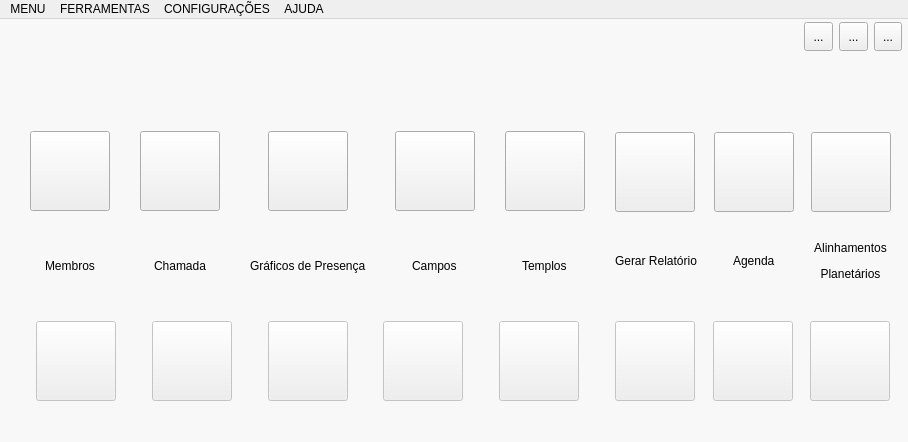
<?xml version="1.0" encoding="UTF-8"?>
<ui version="4.0">
 <class>telaPrincipal</class>
 <widget class="QMainWindow" name="telaPrincipal">
  <property name="geometry">
   <rect>
    <x>0</x>
    <y>0</y>
    <width>908</width>
    <height>442</height>
   </rect>
  </property>
  <property name="windowTitle">
   <string>ATAS DE REUNIÃO</string>
  </property>
  <widget class="QWidget" name="centralwidget">
   <layout class="QGridLayout" name="gridLayout">
    <property name="leftMargin">
     <number>0</number>
    </property>
    <property name="topMargin">
     <number>0</number>
    </property>
    <property name="rightMargin">
     <number>0</number>
    </property>
    <property name="bottomMargin">
     <number>0</number>
    </property>
    <property name="spacing">
     <number>0</number>
    </property>
    <item row="0" column="0">
     <widget class="QFrame" name="frame">
      <property name="styleSheet">
       <string notr="true">QFrame{
background-color: rgb(248, 248, 248);
}</string>
      </property>
      <property name="frameShape">
       <enum>QFrame::NoFrame</enum>
      </property>
      <property name="frameShadow">
       <enum>QFrame::Raised</enum>
      </property>
      <layout class="QGridLayout" name="gridLayout_2">
       <property name="leftMargin">
        <number>0</number>
       </property>
       <property name="topMargin">
        <number>0</number>
       </property>
       <property name="rightMargin">
        <number>0</number>
       </property>
       <property name="bottomMargin">
        <number>0</number>
       </property>
       <property name="spacing">
        <number>0</number>
       </property>
       <item row="1" column="1" colspan="2" alignment="Qt::AlignHCenter|Qt::AlignVCenter">
        <widget class="QFrame" name="frame_4">
         <property name="sizePolicy">
          <sizepolicy hsizetype="Preferred" vsizetype="Expanding">
           <horstretch>0</horstretch>
           <verstretch>0</verstretch>
          </sizepolicy>
         </property>
         <property name="frameShape">
          <enum>QFrame::NoFrame</enum>
         </property>
         <property name="frameShadow">
          <enum>QFrame::Raised</enum>
         </property>
         <layout class="QGridLayout" name="gridLayout_3">
          <property name="leftMargin">
           <number>0</number>
          </property>
          <property name="topMargin">
           <number>0</number>
          </property>
          <property name="rightMargin">
           <number>0</number>
          </property>
          <property name="bottomMargin">
           <number>0</number>
          </property>
          <property name="spacing">
           <number>0</number>
          </property>
          <item row="1" column="1">
           <widget class="QFrame" name="frame_3">
            <property name="enabled">
             <bool>false</bool>
            </property>
            <property name="sizePolicy">
             <sizepolicy hsizetype="Expanding" vsizetype="Expanding">
              <horstretch>0</horstretch>
              <verstretch>0</verstretch>
             </sizepolicy>
            </property>
            <property name="frameShape">
             <enum>QFrame::NoFrame</enum>
            </property>
            <property name="frameShadow">
             <enum>QFrame::Raised</enum>
            </property>
            <layout class="QHBoxLayout" name="horizontalLayout_4">
             <property name="spacing">
              <number>0</number>
             </property>
             <property name="leftMargin">
              <number>0</number>
             </property>
             <property name="topMargin">
              <number>0</number>
             </property>
             <property name="rightMargin">
              <number>0</number>
             </property>
             <property name="bottomMargin">
              <number>0</number>
             </property>
             <item>
              <widget class="QToolButton" name="toolButton_16">
               <property name="minimumSize">
                <size>
                 <width>80</width>
                 <height>80</height>
                </size>
               </property>
               <property name="maximumSize">
                <size>
                 <width>80</width>
                 <height>80</height>
                </size>
               </property>
               <property name="text">
                <string/>
               </property>
              </widget>
             </item>
             <item>
              <spacer name="horizontalSpacer_18">
               <property name="orientation">
                <enum>Qt::Horizontal</enum>
               </property>
               <property name="sizeHint" stdset="0">
                <size>
                 <width>40</width>
                 <height>20</height>
                </size>
               </property>
              </spacer>
             </item>
             <item>
              <widget class="QToolButton" name="toolButton_13">
               <property name="minimumSize">
                <size>
                 <width>80</width>
                 <height>80</height>
                </size>
               </property>
               <property name="maximumSize">
                <size>
                 <width>80</width>
                 <height>80</height>
                </size>
               </property>
               <property name="text">
                <string/>
               </property>
              </widget>
             </item>
             <item>
              <spacer name="horizontalSpacer_19">
               <property name="orientation">
                <enum>Qt::Horizontal</enum>
               </property>
               <property name="sizeHint" stdset="0">
                <size>
                 <width>40</width>
                 <height>20</height>
                </size>
               </property>
              </spacer>
             </item>
             <item>
              <widget class="QToolButton" name="toolButton_14">
               <property name="minimumSize">
                <size>
                 <width>80</width>
                 <height>80</height>
                </size>
               </property>
               <property name="maximumSize">
                <size>
                 <width>80</width>
                 <height>80</height>
                </size>
               </property>
               <property name="text">
                <string/>
               </property>
              </widget>
             </item>
             <item>
              <spacer name="horizontalSpacer_17">
               <property name="orientation">
                <enum>Qt::Horizontal</enum>
               </property>
               <property name="sizeHint" stdset="0">
                <size>
                 <width>40</width>
                 <height>20</height>
                </size>
               </property>
              </spacer>
             </item>
            </layout>
           </widget>
          </item>
          <item row="1" column="0">
           <widget class="QFrame" name="frame_6">
            <property name="enabled">
             <bool>false</bool>
            </property>
            <property name="sizePolicy">
             <sizepolicy hsizetype="Expanding" vsizetype="Expanding">
              <horstretch>0</horstretch>
              <verstretch>0</verstretch>
             </sizepolicy>
            </property>
            <property name="frameShape">
             <enum>QFrame::NoFrame</enum>
            </property>
            <property name="frameShadow">
             <enum>QFrame::Raised</enum>
            </property>
            <layout class="QHBoxLayout" name="horizontalLayout_3">
             <property name="spacing">
              <number>0</number>
             </property>
             <property name="leftMargin">
              <number>0</number>
             </property>
             <property name="topMargin">
              <number>0</number>
             </property>
             <property name="rightMargin">
              <number>0</number>
             </property>
             <property name="bottomMargin">
              <number>0</number>
             </property>
             <item>
              <spacer name="horizontalSpacer_20">
               <property name="orientation">
                <enum>Qt::Horizontal</enum>
               </property>
               <property name="sizeHint" stdset="0">
                <size>
                 <width>40</width>
                 <height>20</height>
                </size>
               </property>
              </spacer>
             </item>
             <item>
              <widget class="QToolButton" name="toolButton_10">
               <property name="minimumSize">
                <size>
                 <width>80</width>
                 <height>80</height>
                </size>
               </property>
               <property name="maximumSize">
                <size>
                 <width>80</width>
                 <height>80</height>
                </size>
               </property>
               <property name="text">
                <string/>
               </property>
              </widget>
             </item>
             <item>
              <spacer name="horizontalSpacer_21">
               <property name="orientation">
                <enum>Qt::Horizontal</enum>
               </property>
               <property name="sizeHint" stdset="0">
                <size>
                 <width>40</width>
                 <height>20</height>
                </size>
               </property>
              </spacer>
             </item>
             <item>
              <widget class="QToolButton" name="toolButton_11">
               <property name="minimumSize">
                <size>
                 <width>80</width>
                 <height>80</height>
                </size>
               </property>
               <property name="maximumSize">
                <size>
                 <width>80</width>
                 <height>80</height>
                </size>
               </property>
               <property name="text">
                <string/>
               </property>
              </widget>
             </item>
             <item>
              <spacer name="horizontalSpacer_22">
               <property name="orientation">
                <enum>Qt::Horizontal</enum>
               </property>
               <property name="sizeHint" stdset="0">
                <size>
                 <width>40</width>
                 <height>20</height>
                </size>
               </property>
              </spacer>
             </item>
             <item>
              <widget class="QToolButton" name="toolButton_12">
               <property name="minimumSize">
                <size>
                 <width>80</width>
                 <height>80</height>
                </size>
               </property>
               <property name="maximumSize">
                <size>
                 <width>80</width>
                 <height>80</height>
                </size>
               </property>
               <property name="text">
                <string/>
               </property>
              </widget>
             </item>
             <item>
              <spacer name="horizontalSpacer_23">
               <property name="orientation">
                <enum>Qt::Horizontal</enum>
               </property>
               <property name="sizeHint" stdset="0">
                <size>
                 <width>40</width>
                 <height>20</height>
                </size>
               </property>
              </spacer>
             </item>
             <item>
              <widget class="QToolButton" name="toolButton_17">
               <property name="minimumSize">
                <size>
                 <width>80</width>
                 <height>80</height>
                </size>
               </property>
               <property name="maximumSize">
                <size>
                 <width>80</width>
                 <height>80</height>
                </size>
               </property>
               <property name="text">
                <string/>
               </property>
              </widget>
             </item>
             <item>
              <spacer name="horizontalSpacer_24">
               <property name="orientation">
                <enum>Qt::Horizontal</enum>
               </property>
               <property name="sizeHint" stdset="0">
                <size>
                 <width>40</width>
                 <height>20</height>
                </size>
               </property>
              </spacer>
             </item>
             <item>
              <widget class="QToolButton" name="toolButton_18">
               <property name="minimumSize">
                <size>
                 <width>80</width>
                 <height>80</height>
                </size>
               </property>
               <property name="maximumSize">
                <size>
                 <width>80</width>
                 <height>80</height>
                </size>
               </property>
               <property name="text">
                <string/>
               </property>
              </widget>
             </item>
             <item>
              <spacer name="horizontalSpacer_9">
               <property name="orientation">
                <enum>Qt::Horizontal</enum>
               </property>
               <property name="sizeHint" stdset="0">
                <size>
                 <width>40</width>
                 <height>20</height>
                </size>
               </property>
              </spacer>
             </item>
            </layout>
           </widget>
          </item>
          <item row="0" column="1">
           <widget class="QFrame" name="frame_2">
            <property name="enabled">
             <bool>true</bool>
            </property>
            <property name="sizePolicy">
             <sizepolicy hsizetype="Expanding" vsizetype="Expanding">
              <horstretch>0</horstretch>
              <verstretch>0</verstretch>
             </sizepolicy>
            </property>
            <property name="frameShape">
             <enum>QFrame::NoFrame</enum>
            </property>
            <property name="frameShadow">
             <enum>QFrame::Raised</enum>
            </property>
            <layout class="QGridLayout" name="gridLayout_6">
             <property name="leftMargin">
              <number>0</number>
             </property>
             <property name="topMargin">
              <number>0</number>
             </property>
             <property name="rightMargin">
              <number>0</number>
             </property>
             <property name="bottomMargin">
              <number>0</number>
             </property>
             <property name="spacing">
              <number>0</number>
             </property>
             <item row="4" column="5">
              <spacer name="verticalSpacer_4">
               <property name="orientation">
                <enum>Qt::Vertical</enum>
               </property>
               <property name="sizeHint" stdset="0">
                <size>
                 <width>20</width>
                 <height>40</height>
                </size>
               </property>
              </spacer>
             </item>
             <item row="1" column="2">
              <spacer name="horizontalSpacer_8">
               <property name="orientation">
                <enum>Qt::Horizontal</enum>
               </property>
               <property name="sizeHint" stdset="0">
                <size>
                 <width>40</width>
                 <height>20</height>
                </size>
               </property>
              </spacer>
             </item>
             <item row="3" column="2" alignment="Qt::AlignHCenter">
              <widget class="QLabel" name="label_2">
               <property name="text">
                <string/>
               </property>
              </widget>
             </item>
             <item row="1" column="1">
              <widget class="QToolButton" name="BTN_GERAR_RELATORIO">
               <property name="minimumSize">
                <size>
                 <width>80</width>
                 <height>80</height>
                </size>
               </property>
               <property name="maximumSize">
                <size>
                 <width>80</width>
                 <height>80</height>
                </size>
               </property>
               <property name="text">
                <string/>
               </property>
               <property name="icon">
                <iconset>
                 <normaloff>../icons/iconPDF.png</normaloff>../icons/iconPDF.png</iconset>
               </property>
               <property name="iconSize">
                <size>
                 <width>70</width>
                 <height>70</height>
                </size>
               </property>
              </widget>
             </item>
             <item row="3" column="1" alignment="Qt::AlignHCenter">
              <widget class="QLabel" name="label">
               <property name="sizePolicy">
                <sizepolicy hsizetype="Fixed" vsizetype="Fixed">
                 <horstretch>0</horstretch>
                 <verstretch>0</verstretch>
                </sizepolicy>
               </property>
               <property name="text">
                <string>Gerar Relatório</string>
               </property>
              </widget>
             </item>
             <item row="3" column="3" alignment="Qt::AlignHCenter">
              <widget class="QLabel" name="label_4">
               <property name="sizePolicy">
                <sizepolicy hsizetype="Fixed" vsizetype="Fixed">
                 <horstretch>0</horstretch>
                 <verstretch>0</verstretch>
                </sizepolicy>
               </property>
               <property name="text">
                <string>Agenda</string>
               </property>
              </widget>
             </item>
             <item row="1" column="3">
              <widget class="QToolButton" name="toolButton_2">
               <property name="minimumSize">
                <size>
                 <width>80</width>
                 <height>80</height>
                </size>
               </property>
               <property name="maximumSize">
                <size>
                 <width>80</width>
                 <height>80</height>
                </size>
               </property>
               <property name="text">
                <string/>
               </property>
               <property name="icon">
                <iconset>
                 <normaloff>../icons/iconAgenda.png</normaloff>../icons/iconAgenda.png</iconset>
               </property>
               <property name="iconSize">
                <size>
                 <width>80</width>
                 <height>80</height>
                </size>
               </property>
              </widget>
             </item>
             <item row="3" column="5" alignment="Qt::AlignHCenter">
              <widget class="QLabel" name="label_9">
               <property name="sizePolicy">
                <sizepolicy hsizetype="Fixed" vsizetype="Fixed">
                 <horstretch>0</horstretch>
                 <verstretch>0</verstretch>
                </sizepolicy>
               </property>
               <property name="text">
                <string>&lt;html&gt;&lt;head/&gt;&lt;body&gt;&lt;p align=&quot;center&quot;&gt;Alinhamentos&lt;/p&gt;&lt;p align=&quot;center&quot;&gt;Planetários&lt;/p&gt;&lt;/body&gt;&lt;/html&gt;</string>
               </property>
              </widget>
             </item>
             <item row="1" column="6">
              <spacer name="horizontalSpacer_16">
               <property name="orientation">
                <enum>Qt::Horizontal</enum>
               </property>
               <property name="sizeHint" stdset="0">
                <size>
                 <width>40</width>
                 <height>20</height>
                </size>
               </property>
              </spacer>
             </item>
             <item row="1" column="5">
              <widget class="QToolButton" name="toolButton_8">
               <property name="minimumSize">
                <size>
                 <width>80</width>
                 <height>80</height>
                </size>
               </property>
               <property name="maximumSize">
                <size>
                 <width>80</width>
                 <height>80</height>
                </size>
               </property>
               <property name="text">
                <string/>
               </property>
               <property name="icon">
                <iconset>
                 <normaloff>../icons/iconsSaturno.png</normaloff>../icons/iconsSaturno.png</iconset>
               </property>
               <property name="iconSize">
                <size>
                 <width>65</width>
                 <height>65</height>
                </size>
               </property>
              </widget>
             </item>
             <item row="2" column="5">
              <spacer name="verticalSpacer_8">
               <property name="orientation">
                <enum>Qt::Vertical</enum>
               </property>
               <property name="sizeType">
                <enum>QSizePolicy::Fixed</enum>
               </property>
               <property name="sizeHint" stdset="0">
                <size>
                 <width>20</width>
                 <height>29</height>
                </size>
               </property>
              </spacer>
             </item>
             <item row="1" column="4">
              <spacer name="horizontalSpacer_10">
               <property name="orientation">
                <enum>Qt::Horizontal</enum>
               </property>
               <property name="sizeHint" stdset="0">
                <size>
                 <width>40</width>
                 <height>20</height>
                </size>
               </property>
              </spacer>
             </item>
             <item row="0" column="5">
              <spacer name="verticalSpacer_7">
               <property name="orientation">
                <enum>Qt::Vertical</enum>
               </property>
               <property name="sizeHint" stdset="0">
                <size>
                 <width>20</width>
                 <height>40</height>
                </size>
               </property>
              </spacer>
             </item>
            </layout>
           </widget>
          </item>
          <item row="0" column="0">
           <widget class="QFrame" name="frame_5">
            <property name="sizePolicy">
             <sizepolicy hsizetype="Expanding" vsizetype="Expanding">
              <horstretch>0</horstretch>
              <verstretch>0</verstretch>
             </sizepolicy>
            </property>
            <property name="frameShape">
             <enum>QFrame::NoFrame</enum>
            </property>
            <property name="frameShadow">
             <enum>QFrame::Raised</enum>
            </property>
            <layout class="QGridLayout" name="gridLayout_5">
             <property name="leftMargin">
              <number>0</number>
             </property>
             <property name="topMargin">
              <number>0</number>
             </property>
             <property name="rightMargin">
              <number>0</number>
             </property>
             <property name="bottomMargin">
              <number>0</number>
             </property>
             <property name="spacing">
              <number>0</number>
             </property>
             <item row="1" column="10">
              <spacer name="horizontalSpacer_12">
               <property name="orientation">
                <enum>Qt::Horizontal</enum>
               </property>
               <property name="sizeHint" stdset="0">
                <size>
                 <width>40</width>
                 <height>20</height>
                </size>
               </property>
              </spacer>
             </item>
             <item row="1" column="12">
              <spacer name="horizontalSpacer_14">
               <property name="orientation">
                <enum>Qt::Horizontal</enum>
               </property>
               <property name="sizeHint" stdset="0">
                <size>
                 <width>40</width>
                 <height>20</height>
                </size>
               </property>
              </spacer>
             </item>
             <item row="1" column="13">
              <spacer name="horizontalSpacer_3">
               <property name="orientation">
                <enum>Qt::Horizontal</enum>
               </property>
               <property name="sizeType">
                <enum>QSizePolicy::Expanding</enum>
               </property>
               <property name="sizeHint" stdset="0">
                <size>
                 <width>0</width>
                 <height>0</height>
                </size>
               </property>
              </spacer>
             </item>
             <item row="3" column="11" alignment="Qt::AlignHCenter">
              <widget class="QLabel" name="label_7">
               <property name="sizePolicy">
                <sizepolicy hsizetype="Fixed" vsizetype="Fixed">
                 <horstretch>0</horstretch>
                 <verstretch>0</verstretch>
                </sizepolicy>
               </property>
               <property name="text">
                <string>Gráficos de Presença</string>
               </property>
              </widget>
             </item>
             <item row="1" column="8" alignment="Qt::AlignHCenter">
              <widget class="QToolButton" name="BTN_CHAMADA">
               <property name="minimumSize">
                <size>
                 <width>80</width>
                 <height>80</height>
                </size>
               </property>
               <property name="maximumSize">
                <size>
                 <width>80</width>
                 <height>80</height>
                </size>
               </property>
               <property name="text">
                <string/>
               </property>
               <property name="icon">
                <iconset>
                 <normaloff>../icons/iconConciliacao.png</normaloff>../icons/iconConciliacao.png</iconset>
               </property>
               <property name="iconSize">
                <size>
                 <width>70</width>
                 <height>70</height>
                </size>
               </property>
              </widget>
             </item>
             <item row="1" column="15">
              <spacer name="horizontalSpacer_15">
               <property name="orientation">
                <enum>Qt::Horizontal</enum>
               </property>
               <property name="sizeHint" stdset="0">
                <size>
                 <width>40</width>
                 <height>20</height>
                </size>
               </property>
              </spacer>
             </item>
             <item row="1" column="9">
              <spacer name="horizontalSpacer_4">
               <property name="orientation">
                <enum>Qt::Horizontal</enum>
               </property>
               <property name="sizeType">
                <enum>QSizePolicy::Expanding</enum>
               </property>
               <property name="sizeHint" stdset="0">
                <size>
                 <width>0</width>
                 <height>0</height>
                </size>
               </property>
              </spacer>
             </item>
             <item row="1" column="4">
              <spacer name="horizontalSpacer_7">
               <property name="orientation">
                <enum>Qt::Horizontal</enum>
               </property>
               <property name="sizeHint" stdset="0">
                <size>
                 <width>40</width>
                 <height>20</height>
                </size>
               </property>
              </spacer>
             </item>
             <item row="1" column="14">
              <widget class="QToolButton" name="toolButton">
               <property name="minimumSize">
                <size>
                 <width>80</width>
                 <height>80</height>
                </size>
               </property>
               <property name="maximumSize">
                <size>
                 <width>80</width>
                 <height>80</height>
                </size>
               </property>
               <property name="text">
                <string/>
               </property>
               <property name="icon">
                <iconset>
                 <normaloff>../icons/iconCampo.png</normaloff>../icons/iconCampo.png</iconset>
               </property>
               <property name="iconSize">
                <size>
                 <width>95</width>
                 <height>95</height>
                </size>
               </property>
              </widget>
             </item>
             <item row="1" column="16" alignment="Qt::AlignTop">
              <widget class="QToolButton" name="BTN_TEMPLO">
               <property name="minimumSize">
                <size>
                 <width>80</width>
                 <height>80</height>
                </size>
               </property>
               <property name="maximumSize">
                <size>
                 <width>80</width>
                 <height>80</height>
                </size>
               </property>
               <property name="text">
                <string/>
               </property>
               <property name="icon">
                <iconset>
                 <normaloff>../icons/iconIgreja.png</normaloff>../icons/iconIgreja.png</iconset>
               </property>
               <property name="iconSize">
                <size>
                 <width>70</width>
                 <height>70</height>
                </size>
               </property>
              </widget>
             </item>
             <item row="3" column="2" alignment="Qt::AlignHCenter">
              <widget class="QLabel" name="label_3">
               <property name="sizePolicy">
                <sizepolicy hsizetype="Fixed" vsizetype="Fixed">
                 <horstretch>0</horstretch>
                 <verstretch>0</verstretch>
                </sizepolicy>
               </property>
               <property name="text">
                <string>Membros</string>
               </property>
              </widget>
             </item>
             <item row="1" column="11" alignment="Qt::AlignHCenter">
              <widget class="QToolButton" name="BTN_GRAFICO_DE_PRESENCA">
               <property name="minimumSize">
                <size>
                 <width>80</width>
                 <height>80</height>
                </size>
               </property>
               <property name="maximumSize">
                <size>
                 <width>80</width>
                 <height>16777215</height>
                </size>
               </property>
               <property name="text">
                <string/>
               </property>
               <property name="icon">
                <iconset>
                 <normaloff>../icons/grafico.png</normaloff>../icons/grafico.png</iconset>
               </property>
               <property name="iconSize">
                <size>
                 <width>60</width>
                 <height>65</height>
                </size>
               </property>
              </widget>
             </item>
             <item row="1" column="2">
              <widget class="QToolButton" name="BTN_BUSCAR_MEMBRO">
               <property name="minimumSize">
                <size>
                 <width>80</width>
                 <height>80</height>
                </size>
               </property>
               <property name="maximumSize">
                <size>
                 <width>80</width>
                 <height>80</height>
                </size>
               </property>
               <property name="text">
                <string/>
               </property>
               <property name="icon">
                <iconset>
                 <normaloff>../icons/iconClientes.png</normaloff>../icons/iconClientes.png</iconset>
               </property>
               <property name="iconSize">
                <size>
                 <width>80</width>
                 <height>80</height>
                </size>
               </property>
              </widget>
             </item>
             <item row="1" column="3">
              <spacer name="horizontalSpacer_2">
               <property name="orientation">
                <enum>Qt::Horizontal</enum>
               </property>
               <property name="sizeHint" stdset="0">
                <size>
                 <width>8</width>
                 <height>20</height>
                </size>
               </property>
              </spacer>
             </item>
             <item row="3" column="14" alignment="Qt::AlignHCenter">
              <widget class="QLabel" name="label_5">
               <property name="sizePolicy">
                <sizepolicy hsizetype="Fixed" vsizetype="Fixed">
                 <horstretch>0</horstretch>
                 <verstretch>0</verstretch>
                </sizepolicy>
               </property>
               <property name="text">
                <string>Campos</string>
               </property>
              </widget>
             </item>
             <item row="3" column="16" alignment="Qt::AlignHCenter">
              <widget class="QLabel" name="label_6">
               <property name="sizePolicy">
                <sizepolicy hsizetype="Fixed" vsizetype="Fixed">
                 <horstretch>0</horstretch>
                 <verstretch>0</verstretch>
                </sizepolicy>
               </property>
               <property name="text">
                <string>Templos</string>
               </property>
              </widget>
             </item>
             <item row="2" column="11">
              <spacer name="verticalSpacer_5">
               <property name="orientation">
                <enum>Qt::Vertical</enum>
               </property>
               <property name="sizeType">
                <enum>QSizePolicy::Fixed</enum>
               </property>
               <property name="sizeHint" stdset="0">
                <size>
                 <width>20</width>
                 <height>48</height>
                </size>
               </property>
              </spacer>
             </item>
             <item row="3" column="8" alignment="Qt::AlignHCenter">
              <widget class="QLabel" name="label_8">
               <property name="sizePolicy">
                <sizepolicy hsizetype="Fixed" vsizetype="Fixed">
                 <horstretch>0</horstretch>
                 <verstretch>0</verstretch>
                </sizepolicy>
               </property>
               <property name="text">
                <string>Chamada</string>
               </property>
              </widget>
             </item>
             <item row="4" column="11">
              <spacer name="verticalSpacer_3">
               <property name="orientation">
                <enum>Qt::Vertical</enum>
               </property>
               <property name="sizeType">
                <enum>QSizePolicy::Fixed</enum>
               </property>
               <property name="sizeHint" stdset="0">
                <size>
                 <width>20</width>
                 <height>48</height>
                </size>
               </property>
              </spacer>
             </item>
             <item row="1" column="17">
              <spacer name="horizontalSpacer_13">
               <property name="orientation">
                <enum>Qt::Horizontal</enum>
               </property>
               <property name="sizeHint" stdset="0">
                <size>
                 <width>40</width>
                 <height>20</height>
                </size>
               </property>
              </spacer>
             </item>
             <item row="1" column="1">
              <spacer name="horizontalSpacer_6">
               <property name="orientation">
                <enum>Qt::Horizontal</enum>
               </property>
               <property name="sizeHint" stdset="0">
                <size>
                 <width>40</width>
                 <height>20</height>
                </size>
               </property>
              </spacer>
             </item>
             <item row="0" column="11">
              <spacer name="verticalSpacer_6">
               <property name="orientation">
                <enum>Qt::Vertical</enum>
               </property>
               <property name="sizeHint" stdset="0">
                <size>
                 <width>20</width>
                 <height>40</height>
                </size>
               </property>
              </spacer>
             </item>
            </layout>
           </widget>
          </item>
         </layout>
        </widget>
       </item>
       <item row="0" column="0" rowspan="3">
        <widget class="QFrame" name="frame_8">
         <property name="frameShape">
          <enum>QFrame::StyledPanel</enum>
         </property>
         <property name="frameShadow">
          <enum>QFrame::Raised</enum>
         </property>
        </widget>
       </item>
       <item row="1" column="3" rowspan="2">
        <widget class="QFrame" name="frame_9">
         <property name="frameShape">
          <enum>QFrame::StyledPanel</enum>
         </property>
         <property name="frameShadow">
          <enum>QFrame::Raised</enum>
         </property>
        </widget>
       </item>
       <item row="0" column="1" colspan="3">
        <widget class="QFrame" name="frame_7">
         <property name="sizePolicy">
          <sizepolicy hsizetype="Expanding" vsizetype="Expanding">
           <horstretch>0</horstretch>
           <verstretch>0</verstretch>
          </sizepolicy>
         </property>
         <property name="minimumSize">
          <size>
           <width>30</width>
           <height>30</height>
          </size>
         </property>
         <property name="frameShape">
          <enum>QFrame::NoFrame</enum>
         </property>
         <property name="frameShadow">
          <enum>QFrame::Raised</enum>
         </property>
         <layout class="QGridLayout" name="gridLayout_4">
          <property name="leftMargin">
           <number>0</number>
          </property>
          <property name="topMargin">
           <number>3</number>
          </property>
          <property name="rightMargin">
           <number>6</number>
          </property>
          <property name="bottomMargin">
           <number>0</number>
          </property>
          <property name="verticalSpacing">
           <number>0</number>
          </property>
          <item row="0" column="2">
           <widget class="QToolButton" name="BTN_MAXIMIZAR">
            <property name="minimumSize">
             <size>
              <width>29</width>
              <height>29</height>
             </size>
            </property>
            <property name="maximumSize">
             <size>
              <width>29</width>
              <height>29</height>
             </size>
            </property>
            <property name="text">
             <string>...</string>
            </property>
            <property name="icon">
             <iconset>
              <normaloff>../icons/Maximize.png</normaloff>../icons/Maximize.png</iconset>
            </property>
            <property name="iconSize">
             <size>
              <width>25</width>
              <height>25</height>
             </size>
            </property>
           </widget>
          </item>
          <item row="0" column="1">
           <widget class="QToolButton" name="BTN_MINIMIZAR">
            <property name="minimumSize">
             <size>
              <width>29</width>
              <height>29</height>
             </size>
            </property>
            <property name="maximumSize">
             <size>
              <width>29</width>
              <height>29</height>
             </size>
            </property>
            <property name="text">
             <string>...</string>
            </property>
            <property name="icon">
             <iconset>
              <normaloff>../icons/Minimize.png</normaloff>../icons/Minimize.png</iconset>
            </property>
            <property name="iconSize">
             <size>
              <width>25</width>
              <height>25</height>
             </size>
            </property>
           </widget>
          </item>
          <item row="1" column="3">
           <spacer name="verticalSpacer_2">
            <property name="orientation">
             <enum>Qt::Vertical</enum>
            </property>
            <property name="sizeHint" stdset="0">
             <size>
              <width>20</width>
              <height>40</height>
             </size>
            </property>
           </spacer>
          </item>
          <item row="0" column="3">
           <widget class="QToolButton" name="BTN_FECHAR">
            <property name="sizePolicy">
             <sizepolicy hsizetype="Fixed" vsizetype="Fixed">
              <horstretch>0</horstretch>
              <verstretch>0</verstretch>
             </sizepolicy>
            </property>
            <property name="minimumSize">
             <size>
              <width>28</width>
              <height>28</height>
             </size>
            </property>
            <property name="maximumSize">
             <size>
              <width>29</width>
              <height>29</height>
             </size>
            </property>
            <property name="text">
             <string>...</string>
            </property>
            <property name="icon">
             <iconset>
              <normaloff>../icons/Exit.png</normaloff>../icons/Exit.png</iconset>
            </property>
            <property name="iconSize">
             <size>
              <width>25</width>
              <height>25</height>
             </size>
            </property>
           </widget>
          </item>
          <item row="0" column="0">
           <spacer name="horizontalSpacer">
            <property name="orientation">
             <enum>Qt::Horizontal</enum>
            </property>
            <property name="sizeHint" stdset="0">
             <size>
              <width>40</width>
              <height>20</height>
             </size>
            </property>
           </spacer>
          </item>
         </layout>
        </widget>
       </item>
       <item row="2" column="1" colspan="2">
        <spacer name="verticalSpacer">
         <property name="orientation">
          <enum>Qt::Vertical</enum>
         </property>
         <property name="sizeHint" stdset="0">
          <size>
           <width>20</width>
           <height>40</height>
          </size>
         </property>
        </spacer>
       </item>
      </layout>
     </widget>
    </item>
   </layout>
  </widget>
  <widget class="QMenuBar" name="menubar">
   <property name="geometry">
    <rect>
     <x>0</x>
     <y>0</y>
     <width>908</width>
     <height>21</height>
    </rect>
   </property>
   <widget class="QMenu" name="menuMENU">
    <property name="title">
     <string>MENU</string>
    </property>
    <addaction name="actionLOGIN"/>
    <addaction name="actionREGISTRO"/>
    <addaction name="actionATIVACAO"/>
   </widget>
   <widget class="QMenu" name="menuFERRAMENTAS">
    <property name="title">
     <string>FERRAMENTAS</string>
    </property>
    <addaction name="actionGRAFICOS"/>
    <addaction name="actionCHAMADA"/>
   </widget>
   <widget class="QMenu" name="menuCONFIGURACOES">
    <property name="title">
     <string>CONFIGURAÇÕES</string>
    </property>
   </widget>
   <widget class="QMenu" name="menuAJUDA">
    <property name="title">
     <string>AJUDA</string>
    </property>
   </widget>
   <addaction name="menuMENU"/>
   <addaction name="menuFERRAMENTAS"/>
   <addaction name="menuCONFIGURACOES"/>
   <addaction name="menuAJUDA"/>
  </widget>
  <action name="actionLOGIN">
   <property name="text">
    <string>LOGIN</string>
   </property>
  </action>
  <action name="actionREGISTRO">
   <property name="text">
    <string>REGISTRO</string>
   </property>
  </action>
  <action name="actionATIVACAO">
   <property name="text">
    <string>ATIVAÇÃO</string>
   </property>
  </action>
  <action name="actionGRAFICOS">
   <property name="text">
    <string>GRÁFICOS</string>
   </property>
  </action>
  <action name="actionCHAMADA">
   <property name="text">
    <string>CHAMADA</string>
   </property>
  </action>
 </widget>
 <resources/>
 <connections>
  <connection>
   <sender>BTN_FECHAR</sender>
   <signal>clicked()</signal>
   <receiver>telaPrincipal</receiver>
   <slot>close()</slot>
   <hints>
    <hint type="sourcelabel">
     <x>847</x>
     <y>45</y>
    </hint>
    <hint type="destinationlabel">
     <x>436</x>
     <y>272</y>
    </hint>
   </hints>
  </connection>
  <connection>
   <sender>BTN_MAXIMIZAR</sender>
   <signal>clicked()</signal>
   <receiver>telaPrincipal</receiver>
   <slot>showMaximized()</slot>
   <hints>
    <hint type="sourcelabel">
     <x>811</x>
     <y>45</y>
    </hint>
    <hint type="destinationlabel">
     <x>436</x>
     <y>272</y>
    </hint>
   </hints>
  </connection>
  <connection>
   <sender>BTN_MINIMIZAR</sender>
   <signal>clicked()</signal>
   <receiver>telaPrincipal</receiver>
   <slot>showNormal()</slot>
   <hints>
    <hint type="sourcelabel">
     <x>775</x>
     <y>45</y>
    </hint>
    <hint type="destinationlabel">
     <x>436</x>
     <y>272</y>
    </hint>
   </hints>
  </connection>
 </connections>
</ui>
